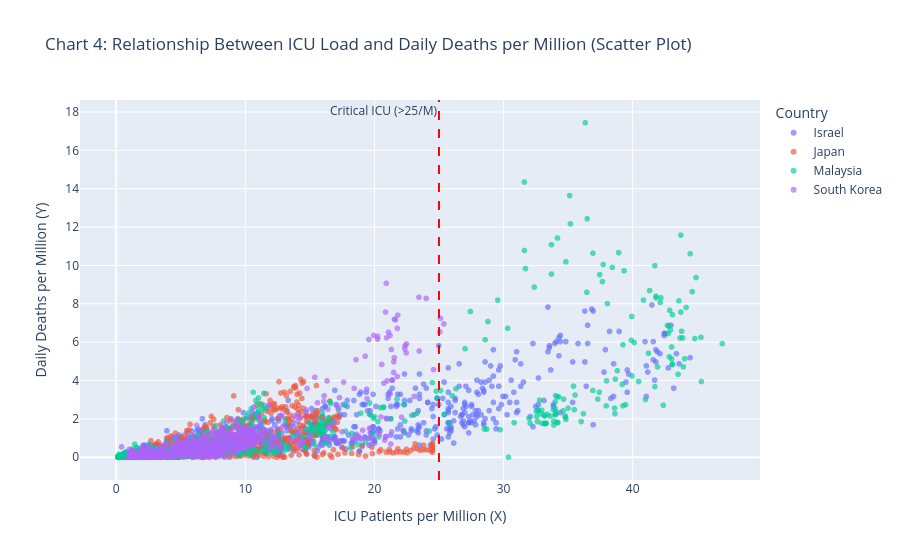

Source (notebook cell):
### Code cell
# CHART 4: Interactive Scatter Plot of ICU Load vs. Daily Deaths (Rubric 3c & 3d)
fig_scatter = px.scatter(
    df_clean,
    x='icu_per_million',
    y='deaths_per_million',
    color='location',
    hover_data=['date', 'cases_per_million', 'vax_per_hundred'],
    opacity=0.65,
    title='Chart 4: Relationship Between ICU Load and Daily Deaths per Million (Scatter Plot)',
    labels={
        'icu_per_million': 'ICU Patients per Million (X)',
        'deaths_per_million': 'Daily Deaths per Million (Y)',
        'location': 'Country'
    }
)

# Add our Critical Overload (>25/M) vertical threshold line
fig_scatter.add_vline(
    x=25, line_dash='dash', line_color='red',
    annotation_text='Critical ICU (>25/M)', annotation_position='top left'
)

fig_scatter.show()

### Figure 1 — Plotly figure (JSON) as saved in the notebook; plotly's stock layout.template omitted (floating-point values rounded to 4 significant figures; data arrays with more than 128 entries replaced by an {"elided": "..."} marker saying what was removed)
{"data": [{"customdata": {"elided": "915x3 mixed values"}, "hovertemplate": "Country=Israel<br>ICU Patients per Million (X)=%{x}<br>Daily Deaths per Million (Y)=%{y}<br>date=%{customdata[0]}<br>cases_per_million=%{customdata[1]}<br>vax_per_hundred=%{customdata[2]}<extra></extra>", "legendgroup": "Israel", "marker": {"color": "#636efa", "opacity": 0.65, "symbol": "circle"}, "mode": "markers", "name": "Israel", "showlegend": true, "type": "scattergl", "x": {"elided": "915 float values"}, "xaxis": "x", "y": {"elided": "915 float values"}, "yaxis": "y"}, {"customdata": {"elided": "915x3 mixed values"}, "hovertemplate": "Country=Japan<br>ICU Patients per Million (X)=%{x}<br>Daily Deaths per Million (Y)=%{y}<br>date=%{customdata[0]}<br>cases_per_million=%{customdata[1]}<br>vax_per_hundred=%{customdata[2]}<extra></extra>", "legendgroup": "Japan", "marker": {"color": "#EF553B", "opacity": 0.65, "symbol": "circle"}, "mode": "markers", "name": "Japan", "showlegend": true, "type": "scattergl", "x": {"elided": "915 float values"}, "xaxis": "x", "y": {"elided": "915 float values"}, "yaxis": "y"}, {"customdata": {"elided": "915x3 mixed values"}, "hovertemplate": "Country=Malaysia<br>ICU Patients per Million (X)=%{x}<br>Daily Deaths per Million (Y)=%{y}<br>date=%{customdata[0]}<br>cases_per_million=%{customdata[1]}<br>vax_per_hundred=%{customdata[2]}<extra></extra>", "legendgroup": "Malaysia", "marker": {"color": "#00cc96", "opacity": 0.65, "symbol": "circle"}, "mode": "markers", "name": "Malaysia", "showlegend": true, "type": "scattergl", "x": {"elided": "915 float values"}, "xaxis": "x", "y": {"elided": "915 float values"}, "yaxis": "y"}, {"customdata": {"elided": "915x3 mixed values"}, "hovertemplate": "Country=South Korea<br>ICU Patients per Million (X)=%{x}<br>Daily Deaths per Million (Y)=%{y}<br>date=%{customdata[0]}<br>cases_per_million=%{customdata[1]}<br>vax_per_hundred=%{customdata[2]}<extra></extra>", "legendgroup": "South Korea", "marker": {"color": "#ab63fa", "opacity": 0.65, "symbol": "circle"}, "mode": "markers", "name": "South Korea", "showlegend": true, "type": "scattergl", "x": {"elided": "915 float values"}, "xaxis": "x", "y": {"elided": "915 float values"}, "yaxis": "y"}], "layout": {"annotations": [{"showarrow": false, "text": "Critical ICU (>25/M)", "x": 25, "xanchor": "right", "xref": "x", "y": 1, "yanchor": "top", "yref": "y domain"}], "legend": {"title": {"text": "Country"}, "tracegroupgap": 0}, "shapes": [{"line": {"color": "red", "dash": "dash"}, "type": "line", "x0": 25, "x1": 25, "xref": "x", "y0": 0, "y1": 1, "yref": "y domain"}], "title": {"text": "Chart 4: Relationship Between ICU Load and Daily Deaths per Million (Scatter Plot)"}, "xaxis": {"anchor": "y", "domain": [0, 1], "title": {"text": "ICU Patients per Million (X)"}}, "yaxis": {"anchor": "x", "domain": [0, 1], "title": {"text": "Daily Deaths per Million (Y)"}}}}
